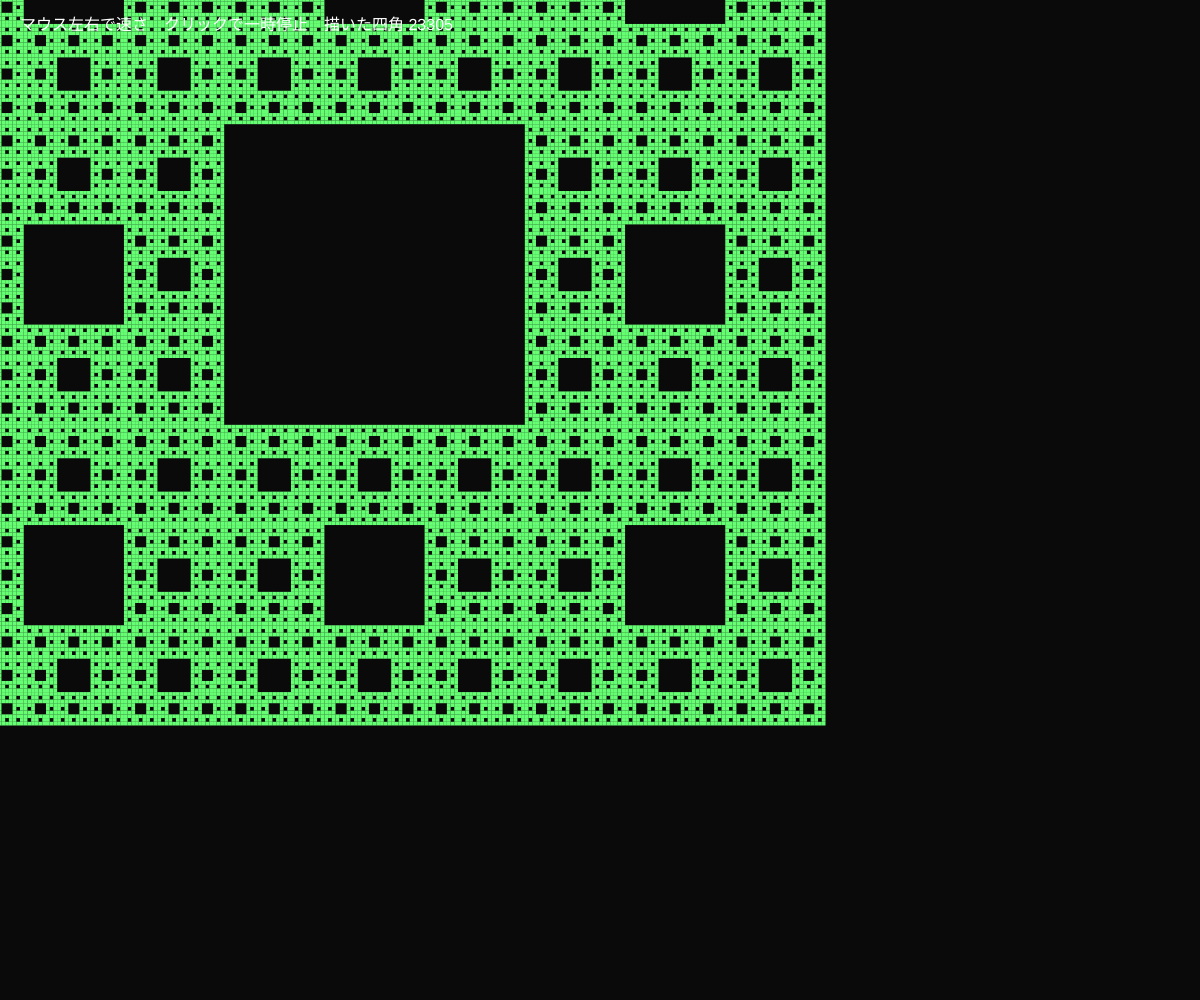
Frame 1 (no input)
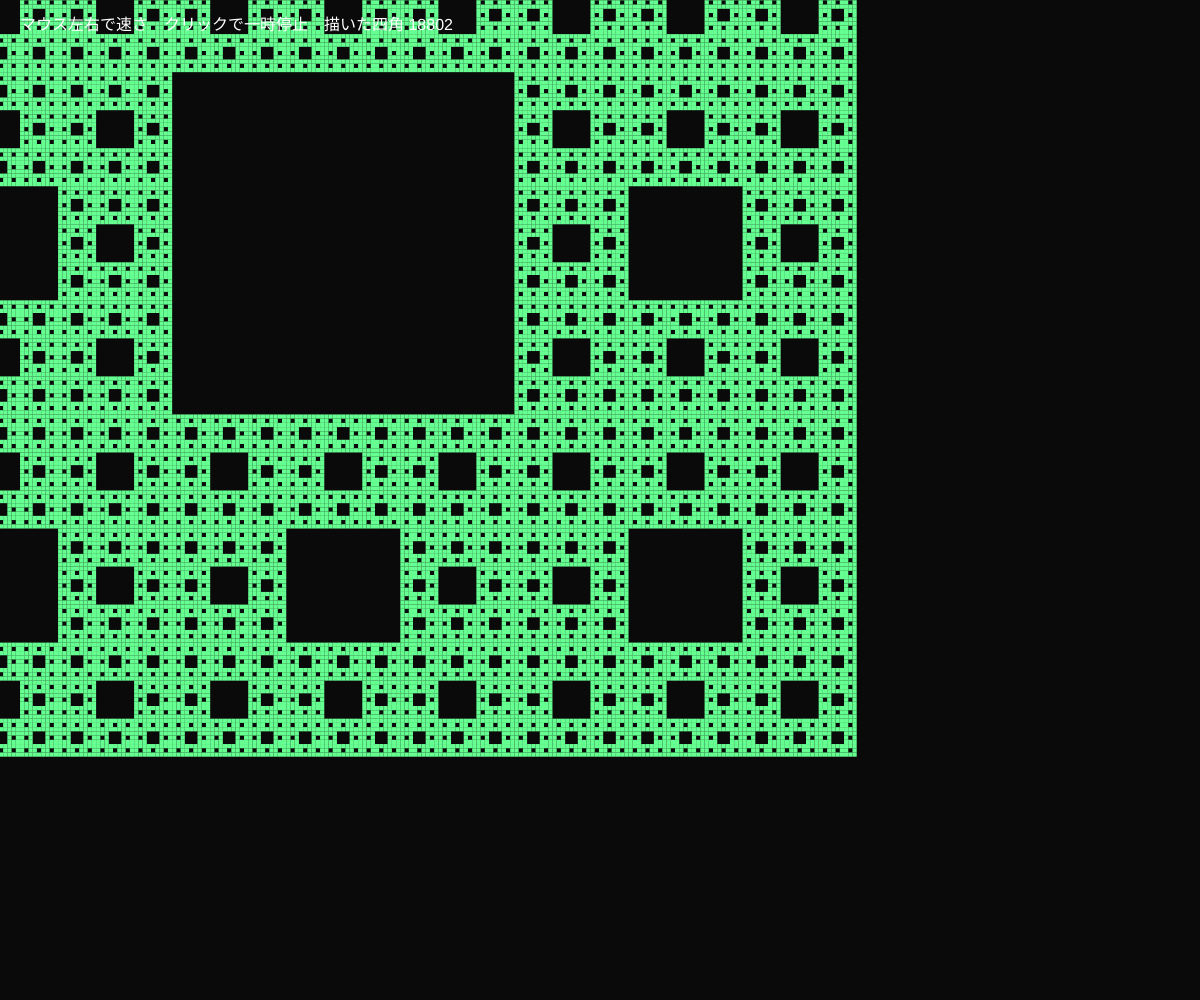
Frame 60 (no input)
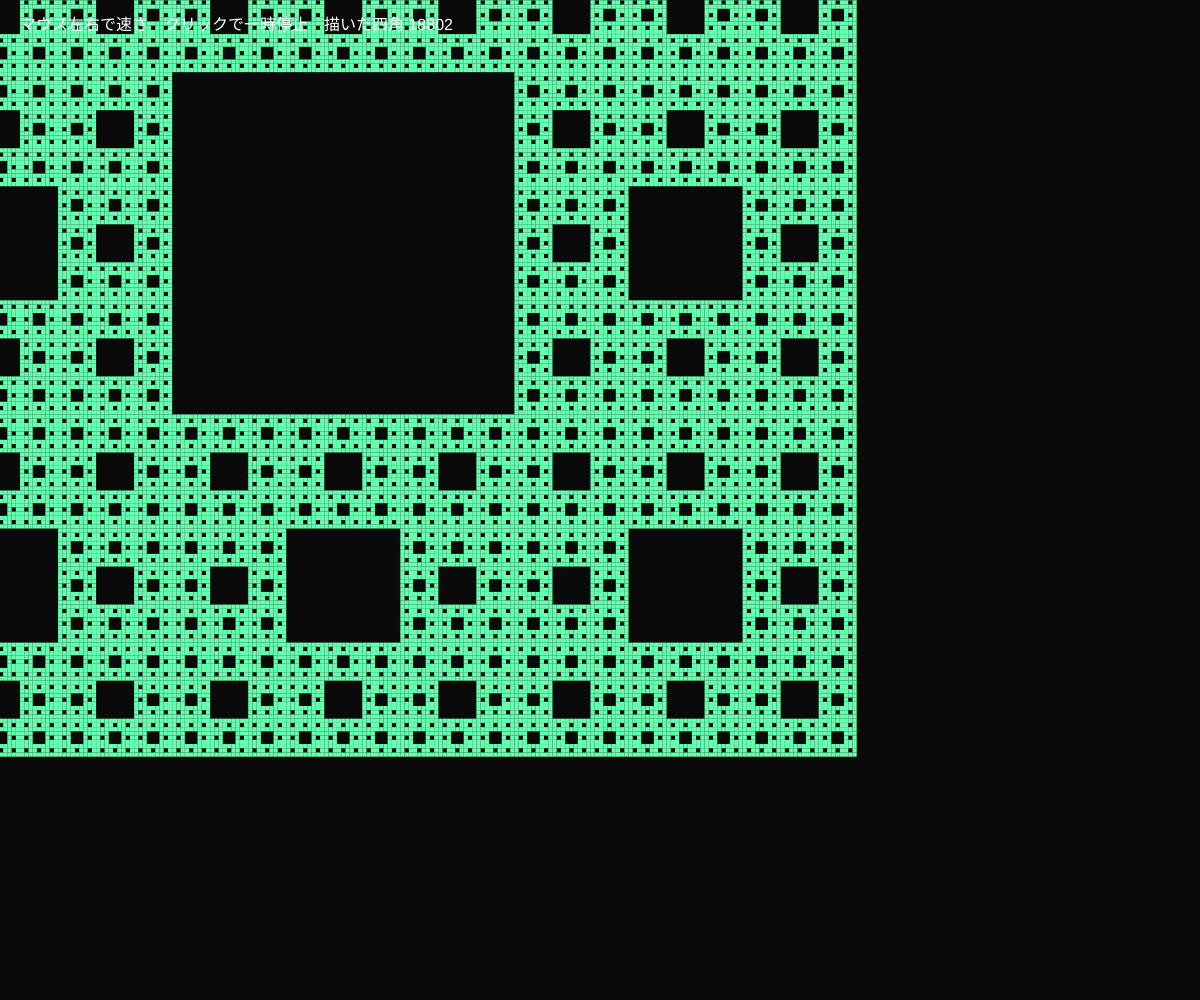
Frame 120 (the mouse pressed at the canvas centre since frame 60)

The p5.js sketch that drew these frames (run headless with seeded random() and noise() and a simulated clock; from frame 60 on, the mouse is pressed at the canvas centre):

// p5.js sketch
// ── sketch.js
// ============================================
// 13 無限ズーム
// シェルピンスキーのカーペットに、どこまでも吸い込まれていく
// 「拡大しても同じ形」= 自己相似 だから、ずっとズームし続けられる
// マウス左右 = 速さ / クリックで 一時停止
// ============================================

let t = 0; // ズームの進み具合
let paused = false;
let drawn = 0;
let lastDepth = -1; // 最後に色を指定した深さ

function setup() {
  createCanvas(windowWidth, windowHeight);
  colorMode(HSB, 360, 100, 100, 100);
  noStroke();
}

function draw() {
  background(0, 0, 4);
  if (!paused) t += map(mouseX, 0, width, 0.001, 0.01, true);
  if (t >= 1) t -= 1; // 1 周したら最初に戻す（9倍ズームで元の形と重なる）

  // 9^t 倍に拡大（左上→右下 の順に2回たどる ＝ 9倍 で同じ形に戻る）
  let zoom = pow(9, t);
  let S = min(width, height) * 0.9;

  // ズームの中心：左上のマスの中の右下のマス…を無限にたどった点 (S/4, S/4)
  translate(width / 2, height / 2);
  scale(zoom);
  translate(-S / 4, -S / 4);

  drawn = 0;
  lastDepth = -1;
  carpet(-S / 2, -S / 2, S, 0, zoom);

  resetMatrix();
  fill(0, 0, 100);
  textSize(16);
  text('マウス左右で速さ　クリックで一時停止　描いた四角 ' + drawn, 20, 30);
}

function carpet(x, y, s, depth, zoom) {
  // この四角が画面のどこに映るか（translate と scale を自分で計算）
  let S = min(width, height) * 0.9;
  let screenSize = s * zoom;
  let left = width / 2 + (x - S / 4) * zoom;
  let top = height / 2 + (y - S / 4) * zoom;

  // 画面の外にある四角は描かない（これで無限に深くても速い）
  if (left > width || top > height || left + screenSize < 0 || top + screenSize < 0) return;

  // 画面上で小さすぎる、または深すぎたら、そのまま塗って終わり
  if (screenSize < 8 || depth > 12) {
    if (depth !== lastDepth) {
      // 同じ深さは同じ色なので、色の指定は深さが変わったときだけ（速くするため）
      fill((depth * 25 + frameCount * 0.2) % 360, 60, 100);
      lastDepth = depth;
    }
    rect(x, y, s, s);
    drawn++;
    return;
  }
  let u = s / 3;
  for (let i = 0; i < 3; i++) {
    for (let j = 0; j < 3; j++) {
      if (i === 1 && j === 1) continue; // 真ん中は穴
      carpet(x + i * u, y + j * u, u, depth + 1, zoom);
    }
  }
}

function mousePressed() {
  paused = !paused;
}

// ---------- やってみよう ----------
// 1. 穴を「真ん中」から「左上」に変えると、ズームの中心もずれる（どこに変えればいい？）
// 2. 色の式を変えて、深さごとに虹色にしよう
// 3. カーペットではなく、05 の三角形で無限ズームをつくってみよう
